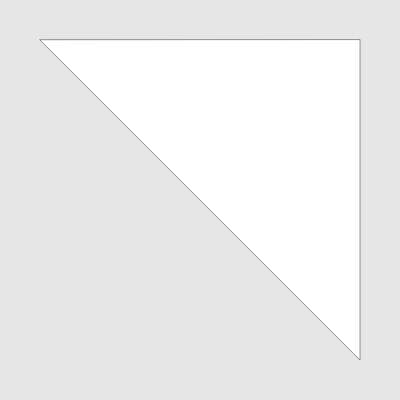
Frame 1 (no input)
Frame 60 (no input): identical to frame 1, image omitted
Frame 120 (the mouse pressed at the canvas centre since frame 60): identical to frame 1, image omitted

The p5.js sketch that drew this single still picture (run headless with seeded random() and noise() and a simulated clock; from frame 60 on, the mouse is pressed at the canvas centre):

// p5.js sketch
// ── sketch.js
/* 
Copyright 2023 Stevan Dedovic

Permission is hereby granted, free of charge, to any person obtaining a copy of this software and associated documentation files (the “Software”), to deal in the Software without restriction, including without limitation the rights to use, copy, modify, merge, publish, distribute, sublicense, and/or sell copies of the Software, and to permit persons to whom the Software is furnished to do so, subject to the following conditions:

The above copyright notice and this permission notice shall be included in all copies or substantial portions of the Software.

THE SOFTWARE IS PROVIDED “AS IS”, WITHOUT WARRANTY OF ANY KIND, EXPRESS OR IMPLIED, INCLUDING BUT NOT LIMITED TO THE WARRANTIES OF MERCHANTABILITY, FITNESS FOR A PARTICULAR PURPOSE AND NONINFRINGEMENT. IN NO EVENT SHALL THE AUTHORS OR COPYRIGHT HOLDERS BE LIABLE FOR ANY CLAIM, DAMAGES OR OTHER LIABILITY, WHETHER IN AN ACTION OF CONTRACT, TORT OR OTHERWISE, ARISING FROM, OUT OF OR IN CONNECTION WITH THE SOFTWARE OR THE USE OR OTHER DEALINGS IN THE SOFTWARE.
*/

// coordinate => number         => 1, 2, 3, -5, 1.2, -9.3
// point      => 2-list coords  => [0, 0], [-3, 2.3]
// triangle   => 3-list point   => [[0, 0], [2, -2], [1.5, 6]]

const defaultTri = [[0.1, 0.1], [0.9, 0.9], [0.9, 0.1]];

function setup() {
  colorMode(HSB, 360, 100, 100, 1.0);
  createCanvas(400, 400);
}

// Converts the normalised canvas coordinate [0, 1] to pixel coord [0, width]
function w(val) {
  return val * width;
}

// Converts the normalised canvas coordinate [0, 1] to pixel coord [0, width]
function h(val) {
  return val * height;
}

// Return whether or not two floats are equal (enough)
function equalf(a, b) {
  return Math.abs(a - b) < Number.EPSILON;
}

// takes in a triangle, returns two new triangles by subdividing the original
function subdivide(tri) {
  const [[ax, ay], [bx, by], [cx, cy]] = tri;
  // step 1 - find the lengths of the sides
  const lenAB = dist(ax, ay, bx, by);
  const lenBC = dist(bx, by, cx, cy);
  const lenCA = dist(cx, cy, ax, ay);
  
  // step 2 - find the longest side
  const lenLongest = Math.max(lenAB, lenBC, lenCA);
  
  // Helper Function
  // Subdivide the triangle ABC along side AB
  // Returns two new triangles.
  const subdivideAB = (a, b, c) => {
    const [ax, ay] = a;
    const [bx, by] = b;
    
    const r = randomGaussian(0.5, 0.08);
    const mx = lerp(ax, bx, r);
    const my = lerp(ay, by, r);
    const p = [mx, my];
    
    return [
      [p, a, c],
      [p, b, c]
    ];
  }
  
  // step 3 - split tri into two along longest side
  const [a, b, c] = tri;
  if (equalf(lenAB, lenLongest)) {
    return subdivideAB(a, b, c);
  }
  if (equalf(lenBC, lenLongest)) {
    return subdivideAB(b, c, a);
  }
  if (equalf(lenCA, lenLongest)) {
    return subdivideAB(c, a, b);
  }
}

function offset(tri, amount) {
  const [[x1, y1], [x2, y2], [x3, y3]] = tri;
  
  // find the centroid
  const cx = (x1 + x2 + x3) / 3;
  const cy = (y1 + y2 + y3) / 3;
  
  const lenLongest = Math.max(
    dist(x1, y1, cx, cy),
    dist(x2, y2, cx, cy),
    dist(x3, y3, cx, cy)
  );
  
  const moveToward = (px, py, tx, ty) => {
    const theta = atan2(ty - py, tx - px);
    
    const len = dist(px, py, tx, ty);
    const scaleFactor = len / lenLongest;
    
    return [
      px + amount * scaleFactor * cos(theta),
      py + amount * scaleFactor * sin(theta)
    ];
  };
  
  return [
    moveToward(x1, y1, cx, cy),
    moveToward(x2, y2, cx, cy),
    moveToward(x3, y3, cx, cy),
  ]
}

let toDraw = [defaultTri];

function draw() {
  background(0, 0, 90);
  strokeWeight(w(0.001));
  
  if (keyIsDown(74)) { // "j"
    toDraw = toDraw.map(tri => offset(tri, 0.005));
  }
  if (keyIsDown(75)) { // "k"
    toDraw = toDraw.map(tri => offset(tri, -0.005));
  }
  
  for(tri of toDraw) {
    const [[x1, y1], [x2, y2], [x3, y3]] = tri;
    triangle(w(x1), h(y1), w(x2), h(y2), w(x3), h(y3));
  }
}

function keyPressed() {
  if (key === 's') {
    toDraw = toDraw.flatMap(subdivide);
  }
}
